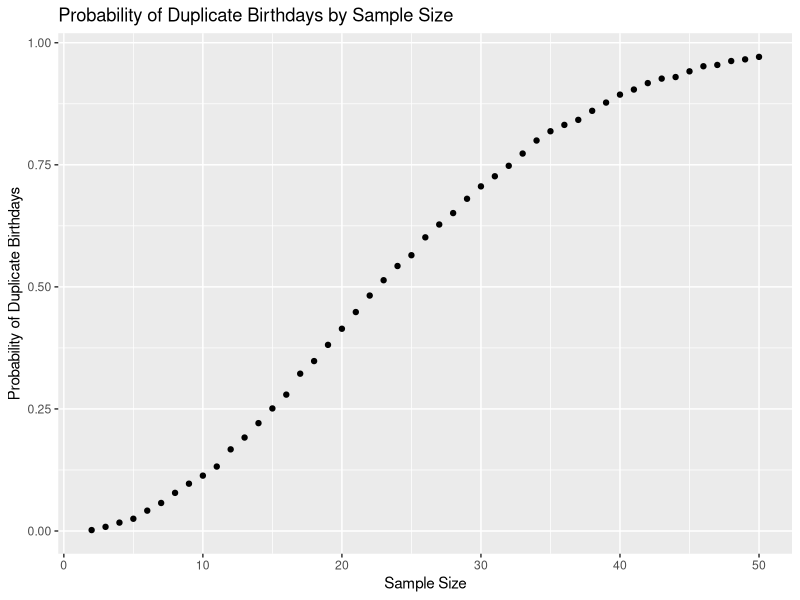

This chart was generated by the following R code:
## ---- chunk 1
library(tidyverse)

## ---- chunk 2
dup_bdays = function(samp_size) {
  bday_vec <- sample(c(1:365), size = samp_size, replace = TRUE)

  if (n_distinct(bday_vec) < samp_size) {
    return(TRUE)
  } else {
    return(FALSE)
  } 
  
}


## ---- chunk 3

prob_by_size <- c()

for (sample_size in 2:50){
  num_dups = 0
  for (iteration in 1:10000) {
    if (dup_bdays(sample_size))
      num_dups = num_dups + 1
  }
  
  avg_prob = num_dups / 10000
  
  prob_by_size = append(prob_by_size, values = avg_prob)
}

dup_bday_tbl <-
  tibble(
    sample_size = 2:50,
    avg_prob = prob_by_size
  )

## ---- chunk 4
dup_bday_tbl %>% 
  ggplot(aes(x = sample_size, y = avg_prob)) +
  geom_point() +
  xlab("Sample Size") +
  ylab("Probability of Duplicate Birthdays") +
  ggtitle("Probability of Duplicate Birthdays by Sample Size")


## ---- chunk 5
n <- 30
sigma <- 5
mu <- 0

